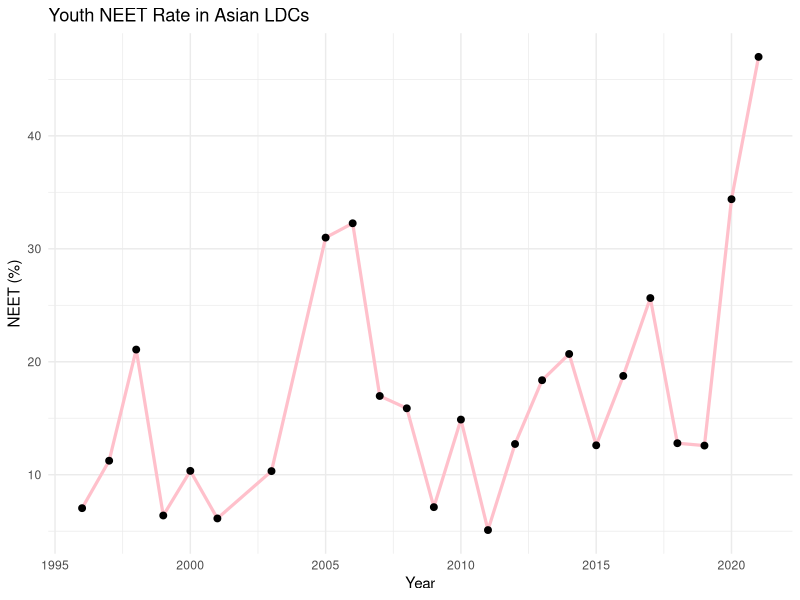

R code for this plot:
library(tidyverse)
library(ggplot2)

ldc <- read.csv("ldc_full_data.csv",
                stringsAsFactors = FALSE)

ldc_asia <- ldc %>%
  filter(continent == "Asia" & !is.na(youth_NIEET)) %>%
  group_by(year) %>%
  summarise(avg_neet = mean(youth_NIEET, na.rm = TRUE))

ggplot(ldc_asia, aes(x = year, y = avg_neet)) +
  geom_line(color = "pink", size = 1.1) +
  geom_point(size = 2) +
  theme_minimal() +
  labs(title = "Youth NEET Rate in Asian LDCs",
       x = "Year",
       y = "NEET (%)")
